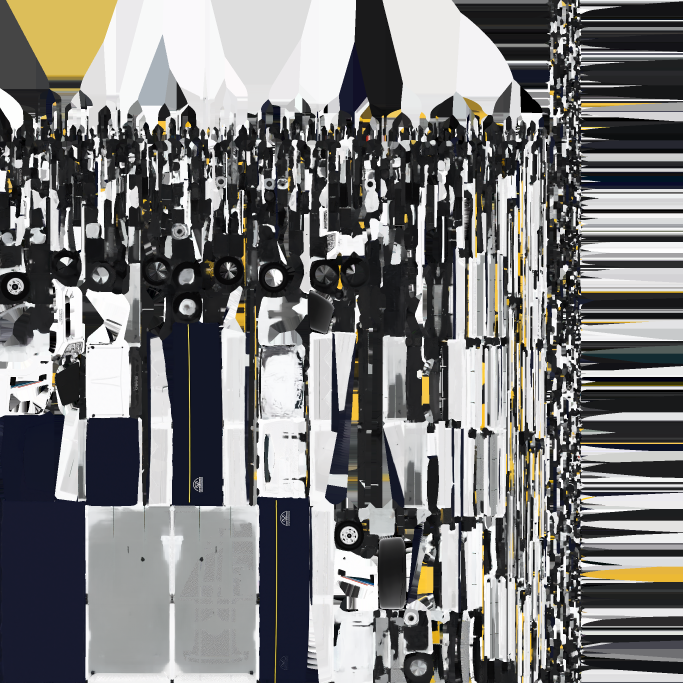
#> input picture Assets/MeshyImports/Covered cargo truck_20261024_022230/meshy_basecolor.png, 2048 x 2048 px, found by its file name (shown at 1/3 size)
$ python prepare_meshy_bike_atlas.py
#> lines starting #> are read from the running program, lines starting #| are printed output that depends on the picture; after the words box and inside, x2 and y2 are one past the last pixel; in counts of white or black regions, pixels touching at a corner belong together
"""Build single-material bike/rider atlases from the received Meshy textures.
Run with normal Python (Pillow + NumPy), before integrate_meshy_bikes.py in Blender.
The imported source textures and existing bike assets are never overwritten.
"""
from pathlib import Path
import numpy as np
from PIL import Image
import json
ROOT=Path(__file__).resolve().parents[2]
SOURCE=ROOT/'Assets/MeshyImports/Red Honda Scooter Front View_20261023_023822'
OUT=ROOT/'Assets/PhoViet/Art/Bikes/Meshy'
VARIANTS={'PV_HeroScooter':(0.96,0.97,1.0),'PV_CityScooter':(.07,.70,.64),'PV_Underbone':(.10,.33,.95),'PV_SportBike':(1.,.74,.10),'PV_Racer':(1.,.20,.07)}
def build():
 OUT.mkdir(parents=True,exist_ok=True)
 source=np.asarray(Image.open(SOURCE/'meshy_basecolor.png').convert('RGB').resize((2048,1920),Image.Resampling.LANCZOS)).astype(np.float32)/255
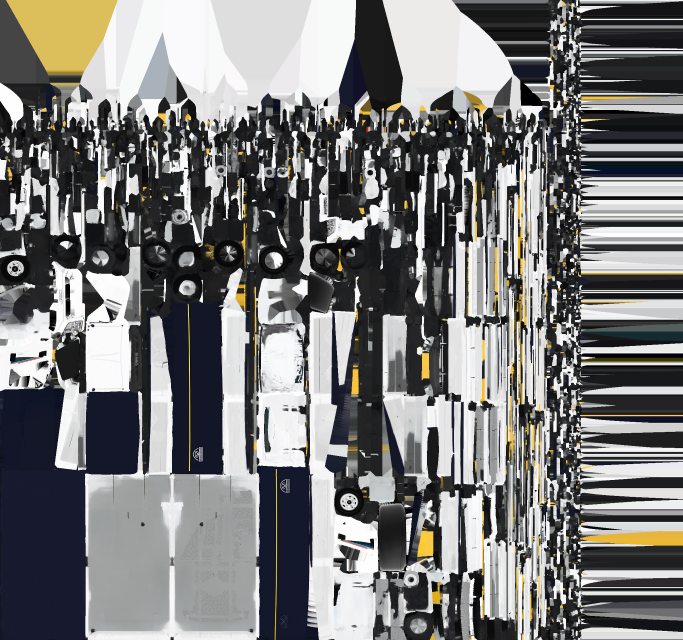
#> source: shape (1920, 2048, 3) float32 (shown at 1/3 size); mean R, G, B 0.487, 0.484, 0.476
 red=(source[:,:,0]>source[:,:,1]*1.3)&(source[:,:,0]>source[:,:,2]*1.3)&(source[:,:,0]-source[:,:,1]>.08)
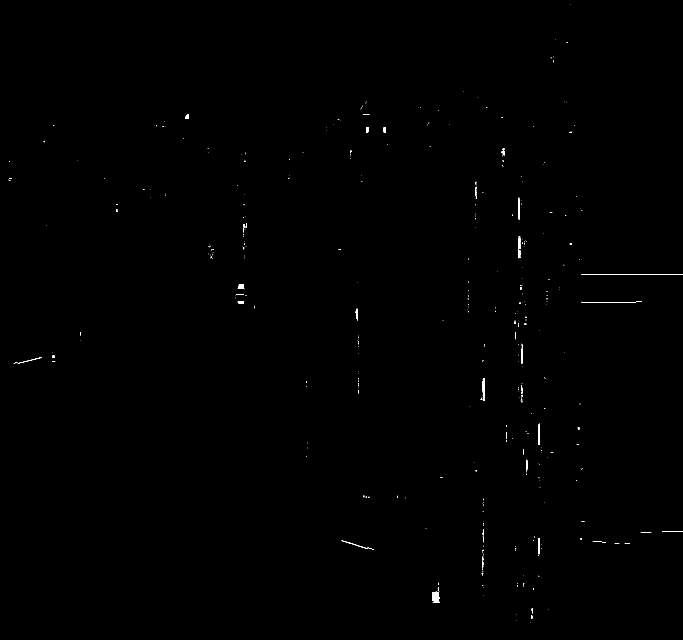
#> red: shape (1920, 2048) bool (shown at 1/3 size); 0.16% white; 449 white regions (406 under 20 px), largest, box (x1, y1, x2, y2) and area: (1743, 822, 2048, 824) 610, (1296, 1775, 1319, 1809) 607, (1446, 1135, 1454, 1202) 413
 for name,color in VARIANTS.items():
  paint=source.copy();value=source.max(axis=2)
#> after `value = source.max(axis=2)`:
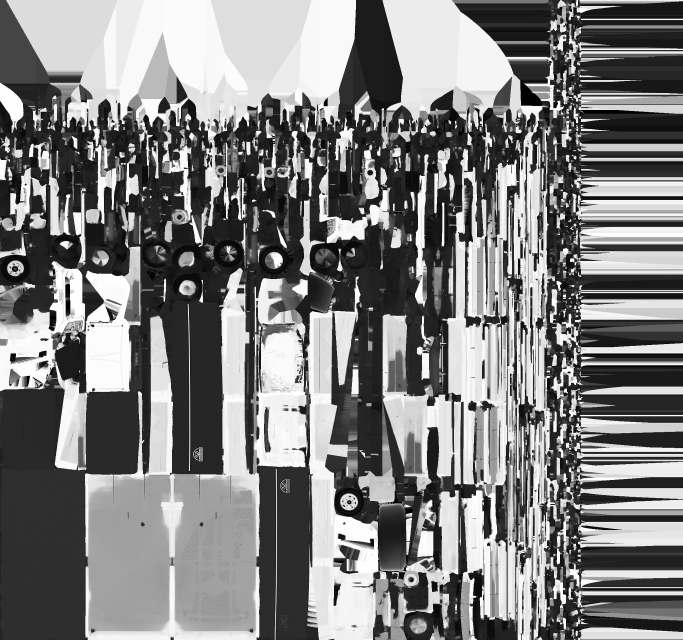
#> value: shape (1920, 2048) float32 (shown at 1/3 size); min 0, max 1, mean 0.499
  for channel in range(3):paint[:,:,channel][red]=value[red]*color[channel]
  atlas=Image.new('RGB',(2048,2048),(50,50,50));atlas.paste(Image.fromarray(np.uint8(np.clip(paint,0,1)*255)),(0,0))
#> after `atlas = Image.new('RGB', (2048, 2048), (50, 50, 50))`: atlas: PIL image 2048x2048 RGB; every value is 50
#> after `atlas.paste(Image.fromarray(np.uint8(np.clip(paint, 0, 1) * 255)), (0,`:
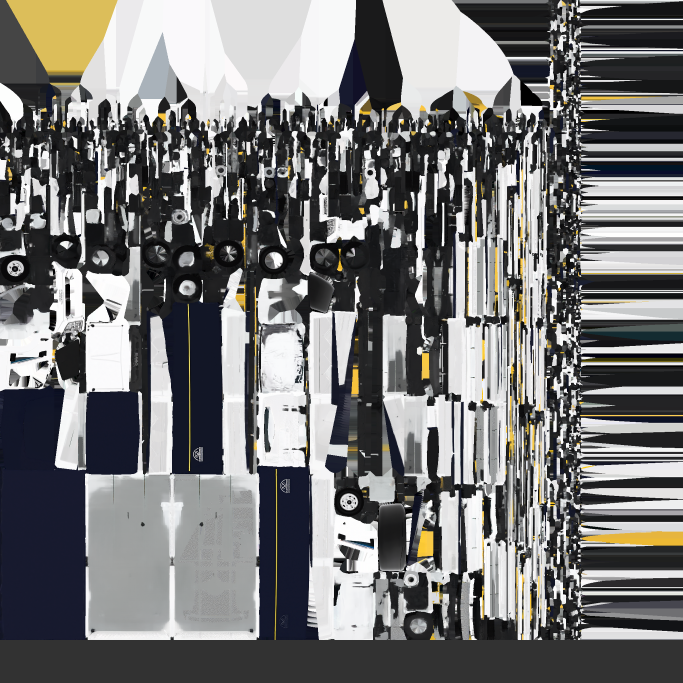
#> atlas: PIL image 2048x2048 RGB (shown at 1/3 size); mean R, G, B 118.4, 118.3, 118.2
#> (the run stopped early here; a loop or call above may not have finished)
